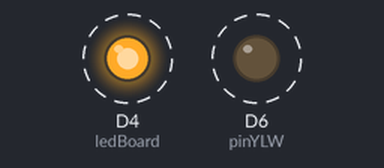
A sketch run on a simulated ESP8266 (NodeMCU). Parts: output pins drawn as LEDs (lit = HIGH). Dashed ring = blinking.

Above: at 0.12 s.
Timing chart, 0 to 3.0 s (numbered marks = the images above):
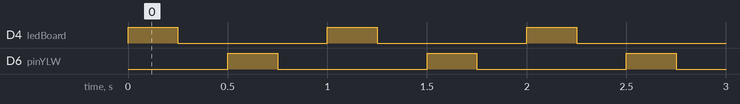

Measured:
- by itself, D4 (ledBoard), D6 (pinYLW): alternates HIGH for 0.25 s and LOW for 0.75 s
- by itself, everything shown: repeats every 1.0 s, in 4 steps

The sketch:

esp8266_LOLin_basico_v01.ino
```cpp
// #include <WiFi.h>
// #include <ESP32Ping.h> /*including the ping library*/

const char* ssid = "warbrito"; /*Define network SSID*/
const char* password = "gb240820"; /*Define Network Password*/

//int pinGRN = 1;
int pinYLW = D6;
int ledBoard = 2;

// int pinRele1 = 13;
// int pinRele2 = 14;

void setup() {

  Serial.begin(115200); /*Baud rate for serial communication*/
  // pinMode(pinGRN, OUTPUT);
  pinMode(pinYLW, OUTPUT);
  pinMode(ledBoard, OUTPUT);

  // pinMode(pinRele1, OUTPUT);
  // pinMode(pinRele2, OUTPUT);

  // digitalWrite(pinGRN,LOW);
  digitalWrite(pinYLW,LOW);

  // WiFi.begin(ssid, password); /*Begin WiFi connection*/

  // digitalWrite(pinRele1,LOW);
  // delay(1000);
  // digitalWrite(pinRele2,LOW);
  // delay(1000);
  // digitalWrite(pinRele1,HIGH);
  // delay(1000);
  // digitalWrite(pinRele2,HIGH);
  // delay(1000);
  // digitalWrite(pinRele1,LOW);
  // delay(1000);
  // digitalWrite(pinRele2,LOW);
  // delay(1000);
  // digitalWrite(pinRele1,HIGH);
  // delay(1000);
  // digitalWrite(pinRele2,HIGH);
  // delay(1000);

  // while (WiFi.status() != WL_CONNECTED) {

  //   delay(500);

  //   Serial.println("Connecting to WiFi...");
  // }

  // bool success = Ping.ping("192.168.15.10", 3); /*ping ESP32 using google*/

  // if (!success) {

  //   Serial.println("Ping failed");

  //   return;
  // }

  // Serial.println("Ping successful.");
}

void loop() {

    digitalWrite(ledBoard,HIGH);
    delay(250);
    digitalWrite(ledBoard,LOW);
    delay(250);

    digitalWrite(pinYLW,HIGH);
    delay(250);
    digitalWrite(pinYLW,LOW);
    delay(250);

  // WiFi.begin(ssid, password); /*Begin WiFi connection*/

  // while (WiFi.status() != WL_CONNECTED) {
  //   digitalWrite(pinYLW,LOW);
  //   digitalWrite(pinGRN,HIGH);
  //   delay(250);
  //   digitalWrite(pinGRN,LOW);
  //   delay(250);

  //   Serial.println("Connecting to WiFi... - loop");
  // }

  // while (WiFi.status() == WL_CONNECTED) {

  //   bool success = Ping.ping("192.168.15.10", 3);       // homeassistant.local:8123       Ping.ping("192.168.15.10", 3);

  //   if (!success) {
  //     Serial.println("Ping failed - loop");
  //     digitalWrite(pinGRN,LOW);
  //     digitalWrite(pinYLW,HIGH);
  //     delay(1000);
  //     digitalWrite(pinYLW,LOW);
  //     delay(1000);
  //     digitalWrite(pinYLW,HIGH);
  //     delay(1000);
  //     digitalWrite(pinYLW,LOW);
  //     delay(1000);
  //   } else {
  //     Serial.println("Ping successful. - loop");
  //     digitalWrite(pinGRN,HIGH);
  //     digitalWrite(pinYLW,LOW);
  //     delay(5000);
  //   }

  // }

}
```
